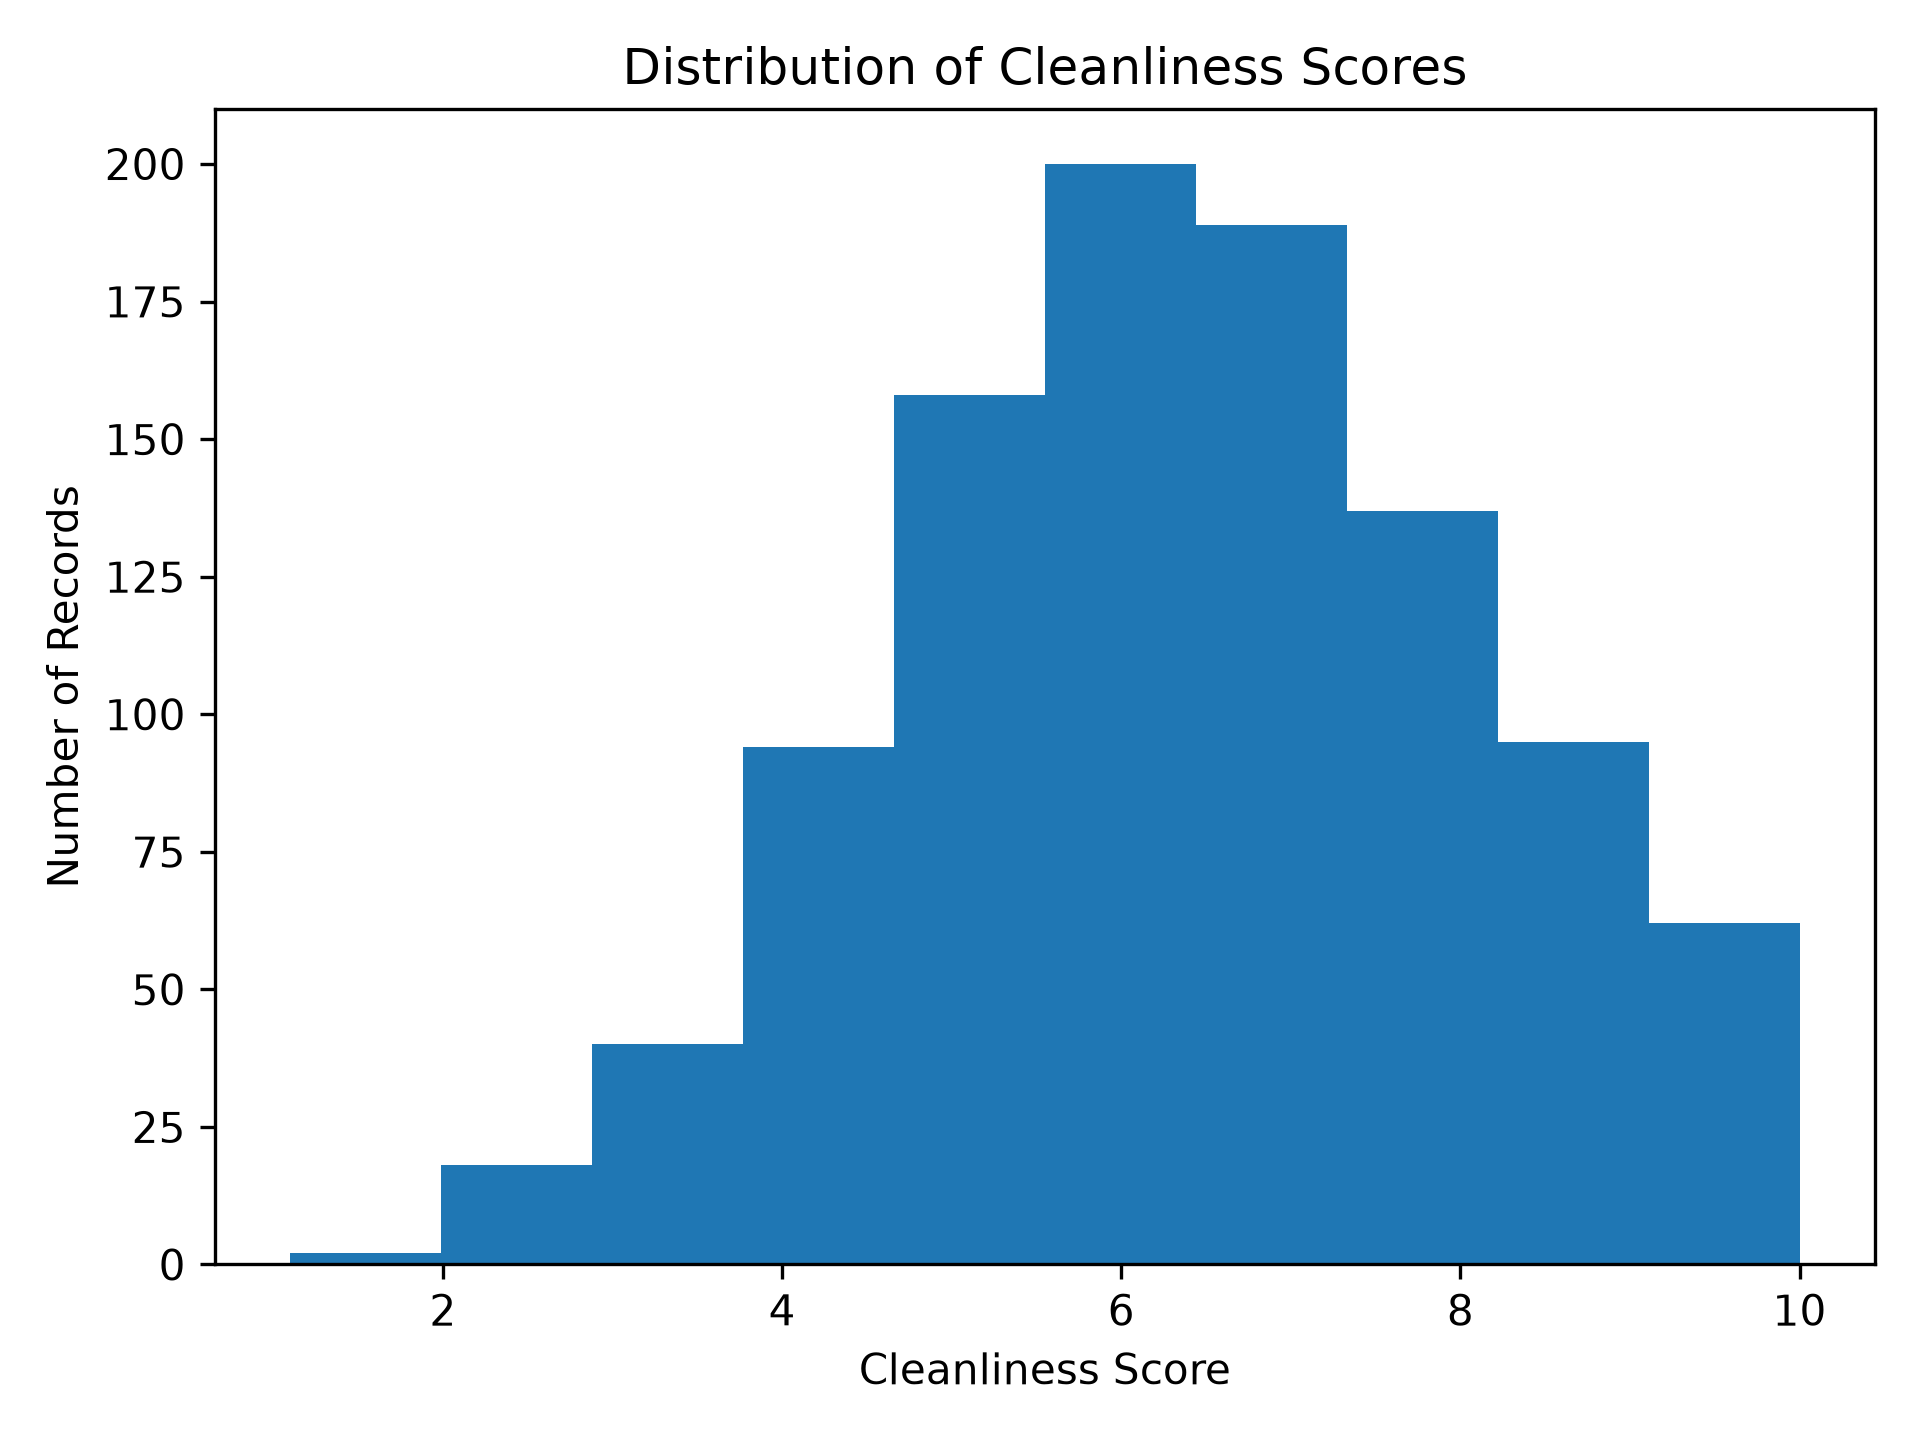

Write Python code to recreate this figure.
import pandas as pd
import matplotlib.pyplot as plt

# Read the cleaned dataset
df = pd.read_excel(
    "../data-cleaning/cleaned_facility_hygiene_dataset.xlsx"
)

# Remove missing cleanliness scores
cleanliness_scores = df["cleanliness_score"].dropna()

# Create the histogram
plt.hist(
    cleanliness_scores,
    bins=10
)

# Add chart title
plt.title("Distribution of Cleanliness Scores")

# Label the X-axis
plt.xlabel("Cleanliness Score")

# Label the Y-axis
plt.ylabel("Number of Records")

# Adjust spacing
plt.tight_layout()

# Save the visualization
plt.savefig(
    "03-cleanliness-distribution.png",
    dpi=300
)

# Display the visualization
plt.show()
